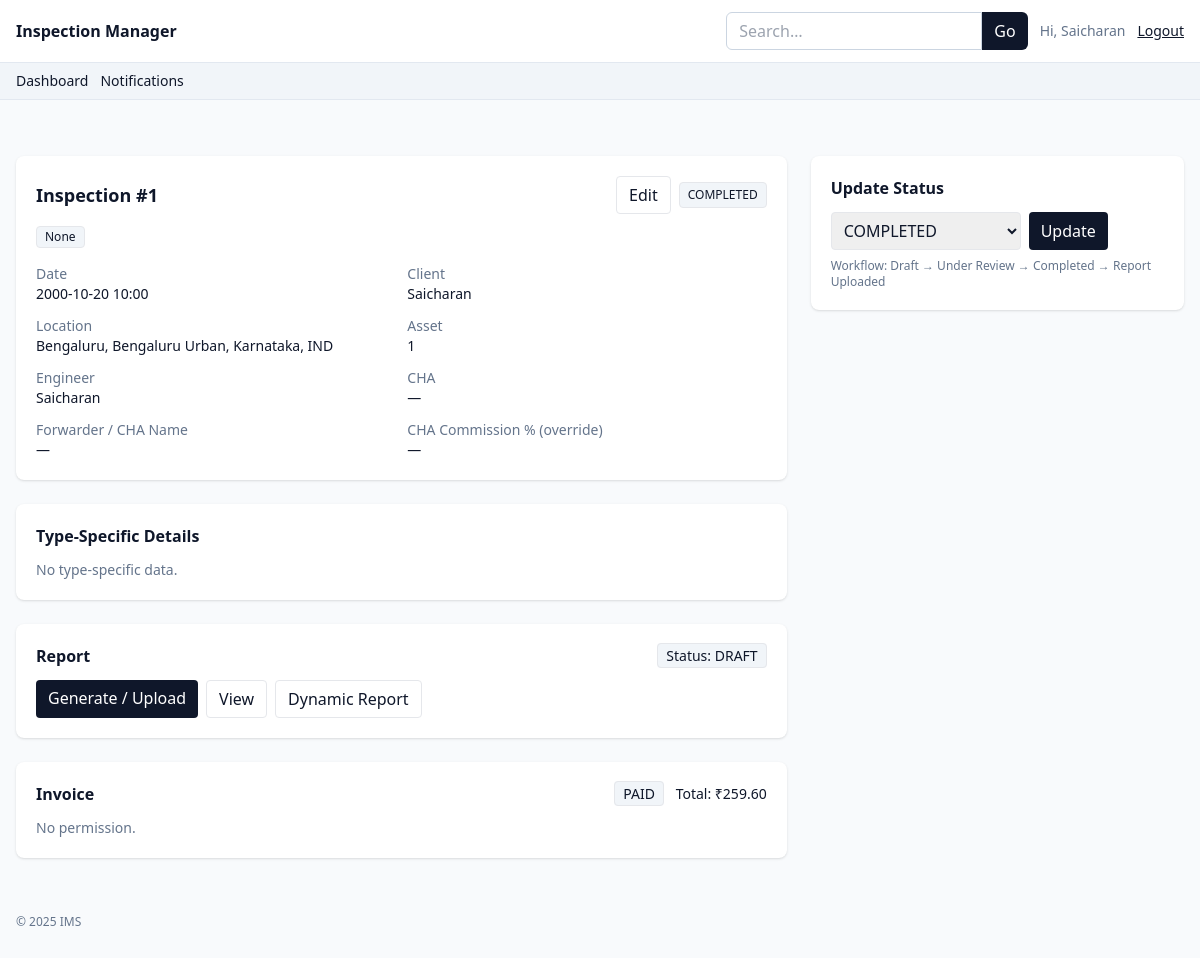
The page /inspections/1 (signed in) on the database as committed earlier.
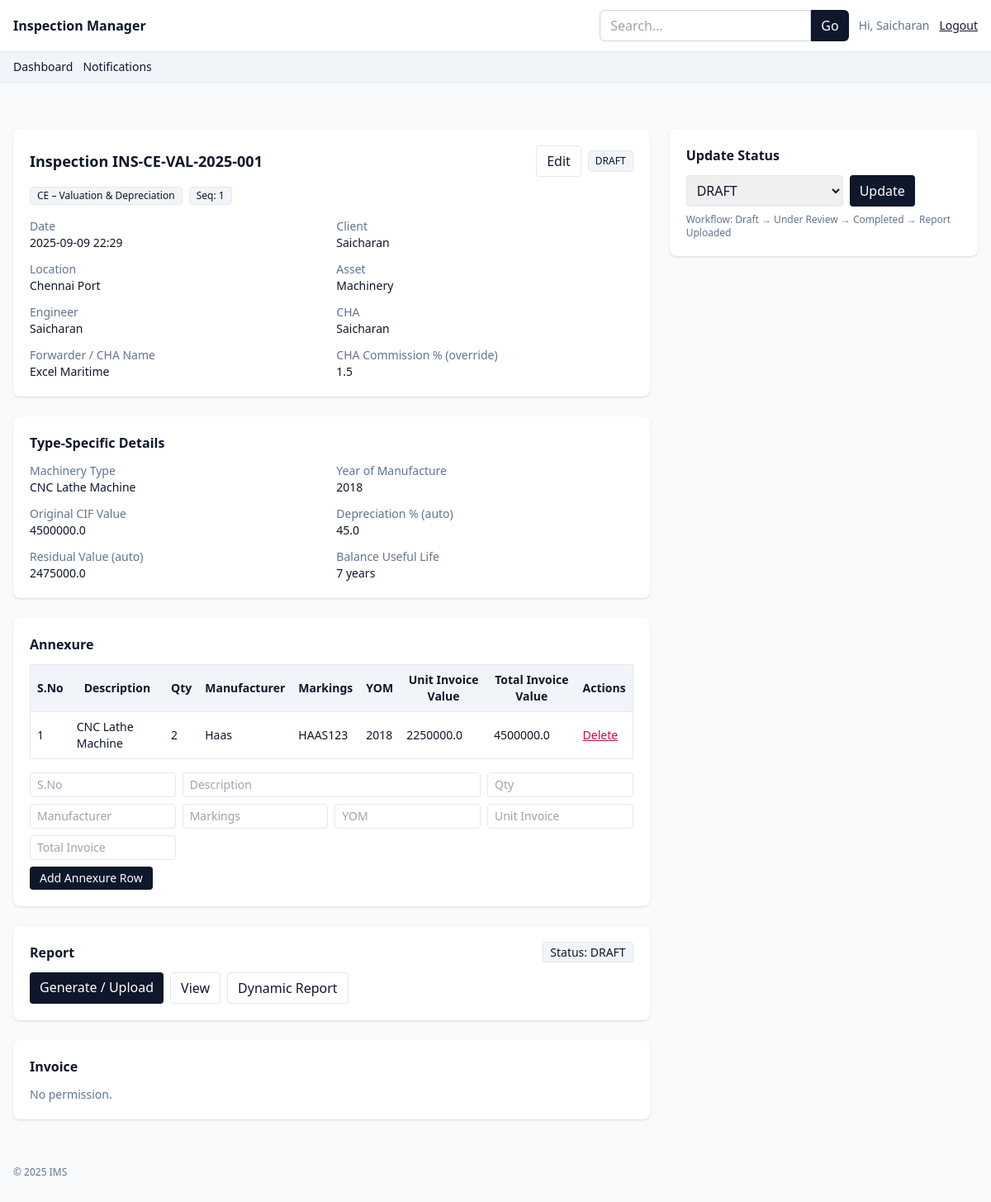
The same page on the database as committed later.
### app.py (models this page shows)
class Inspection(db.Model):
    __tablename__ = "inspection"
    id = db.Column(db.Integer, primary_key=True)
    public_id = db.Column(db.String(40), unique=True, index=True)
    seq_num = db.Column(db.Integer)  # sequence within type-year
    date = db.Column(db.DateTime, nullable=False, default=datetime.utcnow)
    inspection_type = db.Column(db.String(20), default=InspectionType.PSIC, nullable=False)
    client_id = db.Column(db.Integer, db.ForeignKey("client.id"))
    client = db.relationship("Client")
    location = db.Column(db.String(200))
    asset = db.Column(db.String(200))
    cha_id = db.Column(db.Integer, db.ForeignKey("cha.id"))
    cha = db.relationship("CHA")
    forwarder_name = db.Column(db.String(160))
    cha_commission_pct = db.Column(db.Float)  # optional override of CHA.commission_rate
    status = db.Column(db.String(40), default=InspectionStatus.DRAFT)
    engineer_id = db.Column(db.Integer, db.ForeignKey("user.id"))
    engineer = db.relationship("User")
    created_at = db.Column(db.DateTime, default=datetime.utcnow)
    scrap_type = db.Column(db.String(40))  # Metal / Plastic / Paper / Other
    container_count = db.Column(db.Integer)
    container_weight = db.Column(db.Float)  # tons
    container_notes = db.Column(db.Text)
    machinery_type = db.Column(db.String(160))
    year_of_manufacture = db.Column(db.Integer)
    original_cif_value = db.Column(db.Float)
    depreciation_pct = db.Column(db.Float)  # auto
    residual_value = db.Column(db.Float)    # auto
    balance_useful_life = db.Column(db.String(40))  # manual text like "3 years"
    goods_details = db.Column(db.Text)
    condition_notes = db.Column(db.Text)
    fair_market_value = db.Column(db.Float)

class Invoice(db.Model):
    __tablename__ = "invoice"
    id = db.Column(db.Integer, primary_key=True)
    inspection_id = db.Column(db.Integer, db.ForeignKey("inspection.id"), unique=True)
    inspection = db.relationship("Inspection", backref=db.backref("invoice", uselist=False))
    fee = db.Column(db.Float, default=0.0)
    tax_pct = db.Column(db.Float, default=18.0)
    total = db.Column(db.Float, default=0.0)
    status = db.Column(db.String(20), default=InvoiceStatus.DRAFT)
    notes = db.Column(db.Text)

class CHA(db.Model):
    __tablename__ = "cha"
    id = db.Column(db.Integer, primary_key=True)
    name = db.Column(db.String(160), nullable=False)
    contact = db.Column(db.String(160))
    commission_rate = db.Column(db.Float, default=0.0)  # %

class Annexure(db.Model):
    __tablename__ = "annexure"
    id = db.Column(db.Integer, primary_key=True)
    inspection_id = db.Column(db.Integer, db.ForeignKey("inspection.id"))
    inspection = db.relationship("Inspection", backref=db.backref("annexures", lazy="dynamic"))
    sno = db.Column(db.Integer)
    description = db.Column(db.Text)
    qty = db.Column(db.Integer)
    manufacturer = db.Column(db.String(200))
    markings = db.Column(db.String(200))
    yom = db.Column(db.Integer)
    unit_invoice_value = db.Column(db.Float)
    total_invoice_value = db.Column(db.Float)
    unit_fob_price = db.Column(db.Float)
    unit_present_assessed_value = db.Column(db.Float)
    total_present_assessed_value = db.Column(db.Float)
    created_at = db.Column(db.DateTime, default=datetime.utcnow)

### app.py (the view)
@app.route("/inspections/<int:inspection_id>")
@role_required(Role.ADMIN, Role.ENGINEER, Role.ACCOUNTANT)
def inspection_detail(inspection_id):
    i = Inspection.query.get_or_404(inspection_id)
    rep = Report.query.filter_by(inspection_id=inspection_id).first()
    inv = Invoice.query.filter_by(inspection_id=inspection_id).first()
    latest_file = ReportFile.query.filter_by(inspection_id=inspection_id).order_by(ReportFile.uploaded_at.desc()).first()
    return render_template("inspection_detail.html", i=i, rep=rep, inv=inv, latest_file=latest_file)

### app.py (called while the page is built)
def role_required(*roles):
    def deco(fn):
        from functools import wraps
        @wraps(fn)
        def wrap(*a, **kw):
            if not session.get("user_id"):
                flash("Please login.", "warning")
                return redirect(url_for("login"))
            if roles and session.get("role") not in roles:
                flash("Unauthorized.", "danger")
                return redirect(url_for("dashboard"))
            return fn(*a, **kw)
        return wrap
    return deco

@app.context_processor
def inject_globals():
    return dict(
        Role=Role, InspectionStatus=InspectionStatus, InvoiceStatus=InvoiceStatus,
        ReportStatus=ReportStatus, CommissionStatus=CommissionStatus, now=datetime.utcnow,
        User=User, InspectionType=InspectionType
    )

### templates/inspection_detail.html (shortened to what the changed rows need)
{% extends "base.html" %}
{% block content %}
<div class="grid lg:grid-cols-3 gap-6">
    <div class="lg:col-span-2 space-y-6">
        <div class="bg-white rounded-lg shadow p-5">
            <div class="flex items-center justify-between">
                <h1 class="text-lg font-semibold">
                    Inspection {{ i.public_id or ('#' ~ i.id) }}
                </h1>
                <div class="flex items-center gap-2">
                    {% if session.get('role') == Role.ADMIN or (session.get('role') == Role.ENGINEER and i.engineer_id
                    == session.get('user_id')) %}
                    <a class="px-3 py-1.5 rounded border"
                        href="{{ url_for('inspection_edit', inspection_id=i.id) }}">Edit</a>
                    {% endif %}
                    <span class="text-xs px-2 py-1 rounded bg-slate-100 border">{{ i.status }}</span>
                </div>
            </div>
            <div class="mt-3 flex flex-wrap gap-2 text-xs">
                <span class="px-2 py-0.5 rounded bg-slate-100 border">
                    {{ InspectionType.CODE_TO_LABEL.get(i.inspection_type, i.inspection_type) }}
                </span>
                {% if i.seq_num %}
                <span class="px-2 py-0.5 rounded bg-slate-100 border">Seq: {{ i.seq_num }}</span>
                {% endif %}
            </div>
            <div class="mt-4 grid md:grid-cols-2 gap-3 text-sm">
                <div>
                    <div class="text-slate-500">Date</div>
                    <div>{{ i.date.strftime('%Y-%m-%d %H:%M') }}</div>
                </div>
                <div>
                    <div class="text-slate-500">Location</div>
                    <div>{{ i.location or '—' }}</div>
                </div>
                <div>
                    <div class="text-slate-500">Asset</div>
                    <div>{{ i.asset or '—' }}</div>
                </div>
                <div>
                    <div class="text-slate-500">CHA</div>
                    <div>{{ i.cha.name if i.cha else '—' }}</div>
                </div>
                <div>
                    <div class="text-slate-500">Forwarder / CHA Name</div>
                    <div>{{ i.forwarder_name or '—' }}</div>
                </div>
                <div>
                    <div class="text-slate-500">CHA Commission % (override)</div>
                    <div>{{ i.cha_commission_pct if i.cha_commission_pct is not none else '—' }}</div>
                </div>
            </div>
        </div>
        <div class="bg-white rounded-lg shadow p-5">
            <h2 class="font-semibold mb-3">Type-Specific Details</h2>
            {% if i.inspection_type == 'PSIC' %}
            <div class="grid md:grid-cols-2 gap-3 text-sm">
                <div>
                    <div class="text-slate-500">Scrap Type</div>
                    <div>{{ i.scrap_type or '—' }}</div>
                </div>
                <div>
                    <div class="text-slate-500"># Containers</div>
                    <div>{{ i.container_count if i.container_count is not none else '—' }}</div>
                </div>
                <div>
                    <div class="text-slate-500">Total Weight (tons)</div>
                    <div>{{ i.container_weight if i.container_weight is not none else '—' }}</div>
                </div>
                <div class="md:col-span-2">
                    <div class="text-slate-500">Notes</div>
                    <div class="whitespace-pre-wrap">{{ i.container_notes or '—' }}</div>
                </div>
            </div>
            {% elif i.inspection_type == 'CE_VAL' %}
            <div class="grid md:grid-cols-2 gap-3 text-sm">
                <div>
                    <div class="text-slate-500">Machinery Type</div>
                    <div>{{ i.machinery_type or '—' }}</div>
                </div>
                <div>
                    <div class="text-slate-500">Year of Manufacture</div>
                    <div>{{ i.year_of_manufacture if i.year_of_manufacture else '—' }}</div>
                </div>
                <div>
                    <div class="text-slate-500">Original CIF Value</div>
                    <div>{{ i.original_cif_value if i.original_cif_value is not none else '—' }}</div>
                </div>
                <div>
                    <div class="text-slate-500">Depreciation % (auto)</div>
                    <div>{{ i.depreciation_pct if i.depreciation_pct is not none else '—' }}</div>
                </div>
                <div>
                    <div class="text-slate-500">Residual Value (auto)</div>
                    <div>{{ i.residual_value if i.residual_value is not none else '—' }}</div>
                </div>
                <div>
                    <div class="text-slate-500">Balance Useful Life</div>
                    <div>{{ i.balance_useful_life or '—' }}</div>
                </div>
            </div>
            {% else %}
            <div class="text-sm text-slate-500">No type-specific data.</div>
            {% endif %}
        </div>
        {% if i.inspection_type in ['CE_VAL', 'CE_FIT'] %}
        <div class="bg-white rounded-lg shadow p-5">
            <h2 class="font-semibold mb-3">Annexure</h2>
            <table class="w-full text-sm border">
                <thead class="bg-slate-100">
                    <tr>
                        <th class="p-2">S.No</th>
                        <th class="p-2">Description</th>
                        <th class="p-2">Qty</th>
                        <th class="p-2">Manufacturer</th>
                        <th class="p-2">Markings</th>
                        <th class="p-2">YOM</th>
                        <th class="p-2">Unit Invoice Value</th>
                        <th class="p-2">Total Invoice Value</th>
                        {% if session.get('role') in [Role.ADMIN, Role.ENGINEER] %}
                        <th class="p-2">Actions</th>
                        {% endif %}
                    </tr>
                </thead>
                <tbody>
                    {% for a in i.annexures %}
                    <tr class="border-t">
                        <td class="p-2">{{ a.sno }}</td>
                        <td class="p-2">{{ a.description }}</td>
                        <td class="p-2">{{ a.qty }}</td>
                        <td class="p-2">{{ a.manufacturer }}</td>
                        <td class="p-2">{{ a.markings }}</td>
                        <td class="p-2">{{ a.yom }}</td>
                        <td class="p-2">{{ a.unit_invoice_value }}</td>
                        <td class="p-2">{{ a.total_invoice_value }}</td>
                        {% if session.get('role') in [Role.ADMIN, Role.ENGINEER] %}
                        <td class="p-2">
                            <form method="post" action="{{ url_for('annexure_delete', annexure_id=a.id) }}">
                                <button class="text-rose-700 underline">Delete</button>
                            </form>
                        </td>
                        {% endif %}
                    </tr>
                    {% else %}
                    <tr>
                        <td colspan="9" class="p-2 text-slate-500">No annexure rows yet.</td>
                    </tr>
                    {% endfor %}
                </tbody>
            </table>
            {% if session.get('role') in [Role.ADMIN, Role.ENGINEER] %}
            <form method="post" action="{{ url_for('annexure_add', inspection_id=i.id) }}"
                class="grid grid-cols-4 gap-2 mt-4 text-sm">
                <input name="sno" placeholder="S.No" type="number" class="border rounded px-2 py-1">
                <input name="description" placeholder="Description" class="border rounded px-2 py-1 col-span-2">
                <input name="qty" placeholder="Qty" type="number" class="border rounded px-2 py-1">
                <input name="manufacturer" placeholder="Manufacturer" class="border rounded px-2 py-1">
                <input name="markings" placeholder="Markings" class="border rounded px-2 py-1">
                <input name="yom" placeholder="YOM" type="number" class="border rounded px-2 py-1">
                <input name="unit_invoice_value" placeholder="Unit Invoice" type="number" step="0.01"
                    class="border rounded px-2 py-1">
                <input name="total_invoice_value" placeholder="Total Invoice" type="number" step="0.01"
                    class="border rounded px-2 py-1">
                <div class="col-span-4">
                    <button class="bg-slate-900 text-white rounded px-3 py-1">Add Annexure Row</button>
                </div>
            </form>
            {% endif %}
        </div>
        {% endif %}
        <div class="bg-white rounded-lg shadow p-5">
            <div class="flex items-center justify-between">
                <h2 class="font-semibold">Report</h2>
            </div>
        </div>
        <div class="bg-white rounded-lg shadow p-5">
            <div class="flex items-center justify-between">
                <h2 class="font-semibold">Invoice</h2>
                {% if inv %}
                <div class="text-sm">
                    <span class="px-2 py-0.5 rounded bg-slate-100 border">{{ inv.status }}</span>
                    <span class="ml-2">Total: ₹{{ '%.2f'|format(inv.total or 0) }}</span>
                </div>
                {% endif %}
            </div>
        </div>
    </div>
    <div class="space-y-6">
        {% if session.get('role') in [Role.ADMIN, Role.ENGINEER] %}
        <div class="bg-white rounded-lg shadow p-5">
            <h2 class="font-semibold mb-3">Update Status</h2>
            <form method="post" action="{{ url_for('inspection_status', inspection_id=i.id) }}" class="flex gap-2">
                <select name="status" class="border rounded px-2 py-1.5">
                    {% for s in InspectionStatus.ALL %}
                    <option value="{{ s }}" {% if i.status==s %}selected{% endif %}>{{ s }}</option>
                    {% endfor %}
                </select>
                <button class="bg-slate-900 text-white rounded px-3">Update</button>
            </form>
            <div class="text-xs text-slate-500 mt-2">Workflow: Draft → Under Review → Completed → Report Uploaded</div>
        </div>
        {% endif %}
    </div>
</div>
{% endblock %}

Rows that differ between the two databases and show on the page:
removed Invoice: status "PAID", total "259.60"
changed Inspection: public "#1" → "INS-CE-VAL-2025-001"; status "COMPLETED" → "DRAFT"; CODE_TO_LABEL.get "None" → "CE – Valuation & Depreciation"; seq_num (not shown) → "1"; date "2000-10-20 10:00" → "2025-09-09 22:29"; location "Bengaluru, Bengaluru Urban, Karnataka, IND" → "Chennai Port"; asset "1" → "Machinery"; forwarder_name "—" → "Excel Maritime"; cha_commission_pct "—" → "1.5"; inspection_type empty → "CE_VAL" (drawn); machinery_type (not shown) → "CNC Lathe Machine"; year_of_manufacture (not shown) → "2018"; original_cif_value (not shown) → "4500000.0"; depreciation_pct (not shown) → "45.0"; residual_value (not shown) → "2475000.0"; balance_useful_life (not shown) → "7 years"
now on this page (row unchanged): CHA: cha "Saicharan"
added Annexure: sno "1", description "CNC Lathe Machine", qty "2", manufacturer "Haas", markings "HAAS123", yom "2018", unit_invoice_value "2250000.0", total_invoice_value "4500000.0"
Other text that changed with them:
{{ i.cha.name if i.cha else '—' }}: "—" → (not shown)
text no longer shown: "No type-specific data. Total: ₹"
text now shown: "Seq: Machinery Type Year of Manufacture Original CIF Value Depreciation % (auto) Residual Value (auto) Balance Useful Life Annexure S.No Description Qty Manufacturer Markings YOM Unit Invoice Value Total Invoice Value Actions Add Annexure Row"
